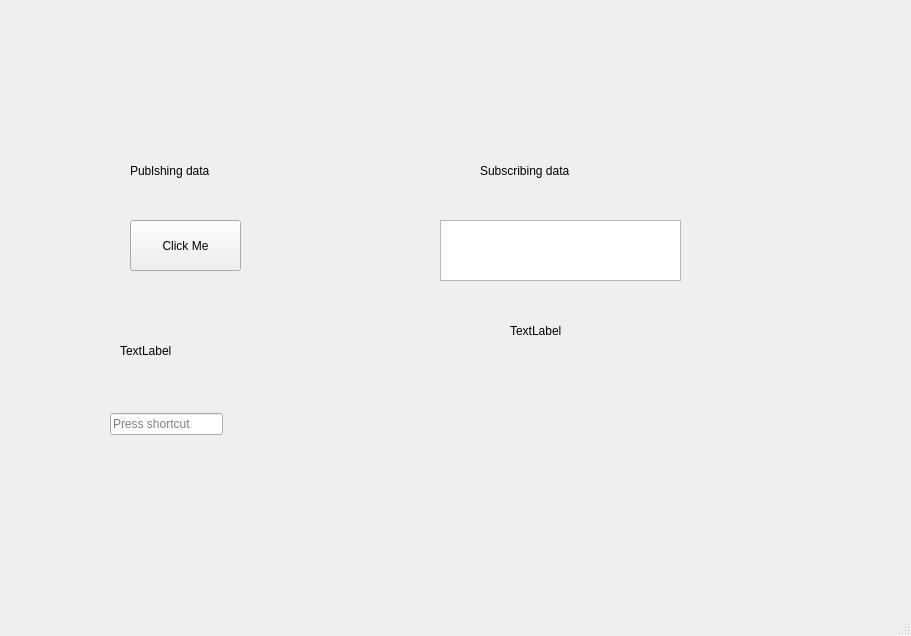
<?xml version="1.0" encoding="UTF-8"?>
<ui version="4.0">
 <class>MainWindow</class>
 <widget class="QMainWindow" name="MainWindow">
  <property name="geometry">
   <rect>
    <x>0</x>
    <y>0</y>
    <width>911</width>
    <height>636</height>
   </rect>
  </property>
  <property name="windowTitle">
   <string>ROS2 Qt GUI</string>
  </property>
  <widget class="QWidget" name="centralwidget">
   <widget class="QPushButton" name="pushButton">
    <property name="enabled">
     <bool>true</bool>
    </property>
    <property name="geometry">
     <rect>
      <x>130</x>
      <y>220</y>
      <width>111</width>
      <height>51</height>
     </rect>
    </property>
    <property name="contextMenuPolicy">
     <enum>Qt::PreventContextMenu</enum>
    </property>
    <property name="layoutDirection">
     <enum>Qt::LeftToRight</enum>
    </property>
    <property name="text">
     <string>Click Me</string>
    </property>
   </widget>
   <widget class="QLabel" name="label">
    <property name="geometry">
     <rect>
      <x>130</x>
      <y>160</y>
      <width>121</width>
      <height>21</height>
     </rect>
    </property>
    <property name="sizePolicy">
     <sizepolicy hsizetype="Expanding" vsizetype="Expanding">
      <horstretch>0</horstretch>
      <verstretch>0</verstretch>
     </sizepolicy>
    </property>
    <property name="text">
     <string>Publshing data</string>
    </property>
   </widget>
   <widget class="QLabel" name="label_2">
    <property name="geometry">
     <rect>
      <x>120</x>
      <y>340</y>
      <width>80</width>
      <height>21</height>
     </rect>
    </property>
    <property name="text">
     <string>TextLabel</string>
    </property>
   </widget>
   <widget class="QLabel" name="label_3">
    <property name="geometry">
     <rect>
      <x>480</x>
      <y>160</y>
      <width>141</width>
      <height>21</height>
     </rect>
    </property>
    <property name="whatsThis">
     <string>&lt;html&gt;&lt;head/&gt;&lt;body&gt;&lt;p&gt;ㅓㅏㅣㅓㅏㅣ&lt;/p&gt;&lt;/body&gt;&lt;/html&gt;</string>
    </property>
    <property name="text">
     <string>Subscribing data</string>
    </property>
    <property name="buddy">
     <cstring>textBrowser</cstring>
    </property>
   </widget>
   <widget class="QTextBrowser" name="textBrowser">
    <property name="geometry">
     <rect>
      <x>440</x>
      <y>220</y>
      <width>241</width>
      <height>61</height>
     </rect>
    </property>
    <property name="html">
     <string>&lt;!DOCTYPE HTML PUBLIC &quot;-//W3C//DTD HTML 4.0//EN&quot; &quot;http://www.w3.org/TR/REC-html40/strict.dtd&quot;&gt;
&lt;html&gt;&lt;head&gt;&lt;meta name=&quot;qrichtext&quot; content=&quot;1&quot; /&gt;&lt;style type=&quot;text/css&quot;&gt;
p, li { white-space: pre-wrap; }
&lt;/style&gt;&lt;/head&gt;&lt;body style=&quot; font-family:'Ubuntu'; font-size:11pt; font-weight:400; font-style:normal;&quot;&gt;
&lt;p style=&quot;-qt-paragraph-type:empty; margin-top:0px; margin-bottom:0px; margin-left:0px; margin-right:0px; -qt-block-indent:0; text-indent:0px;&quot;&gt;&lt;br /&gt;&lt;/p&gt;&lt;/body&gt;&lt;/html&gt;</string>
    </property>
   </widget>
   <widget class="QKeySequenceEdit" name="keySequenceEdit">
    <property name="geometry">
     <rect>
      <x>110</x>
      <y>410</y>
      <width>113</width>
      <height>28</height>
     </rect>
    </property>
   </widget>
   <widget class="QLabel" name="label_4">
    <property name="geometry">
     <rect>
      <x>510</x>
      <y>320</y>
      <width>80</width>
      <height>21</height>
     </rect>
    </property>
    <property name="sizePolicy">
     <sizepolicy hsizetype="Expanding" vsizetype="Expanding">
      <horstretch>0</horstretch>
      <verstretch>0</verstretch>
     </sizepolicy>
    </property>
    <property name="text">
     <string>TextLabel</string>
    </property>
   </widget>
  </widget>
  <widget class="QMenuBar" name="menubar">
   <property name="geometry">
    <rect>
     <x>0</x>
     <y>0</y>
     <width>911</width>
     <height>26</height>
    </rect>
   </property>
  </widget>
  <widget class="QStatusBar" name="statusbar"/>
 </widget>
 <resources/>
 <connections/>
</ui>
